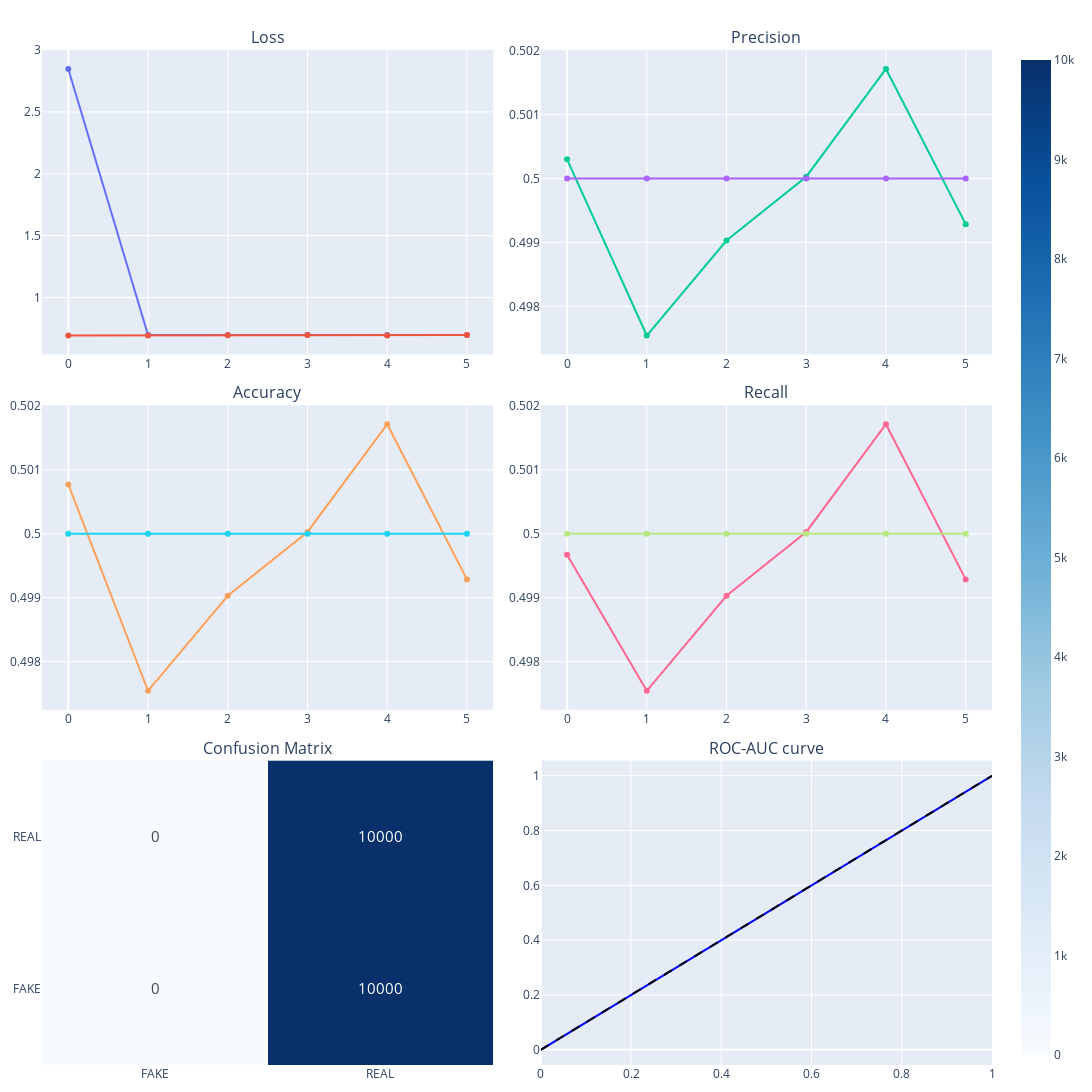

The notebook cell this image was saved under:
### Markdown cell above
## Evaludation plots+

### Code cell
print(f"Test loss: {test_loss:.4f}")
print(f"Test accuracy: {test_acc:.4f}")
print(f"Test precision: {test_prec:.4f}")
print(f"Test recall: {test_recall:.4f}")
print()
print('Classification report:')
print(report)   # Test I think

# Plots
fig = make_subplots(
    rows=3, cols=2, 
    subplot_titles=("Loss", "Precision", 
                    "Accuracy", 'Recall',
                    'Confusion Matrix', 'ROC-AUC curve'), 
    # column_widths=[0.4, 0.3, 0.3],  # Adjust column widths to balance space
    horizontal_spacing=0.05, 
    vertical_spacing=0.05  
)

fig.add_trace(fig_metrics['data'][0], row=1, col=1)
fig.add_trace(fig_metrics['data'][1], row=1, col=1)
fig.add_trace(fig_metrics['data'][2], row=1, col=2)
fig.add_trace(fig_metrics['data'][3], row=1, col=2)
fig.add_trace(fig_metrics['data'][4], row=2, col=1)
fig.add_trace(fig_metrics['data'][5], row=2, col=1)
fig.add_trace(fig_metrics['data'][6], row=2, col=2)
fig.add_trace(fig_metrics['data'][7], row=2, col=2)
fig.add_trace(fig_confMatrix['data'][0], row=3, col=1)
fig.add_trace(fig_rocauc['data'][0], row=3, col=2)
fig.add_trace(fig_rocauc['data'][1], row=3, col=2)

fig.update_layout(
    height=400*3, 
    width=1400, 
    # title_text="CNN Model Evaluation: Metrics, Confusion Matrix, and ROC AUC",
    showlegend=False, 
    margin=dict(l=10, r=10, t=50, b=10),  
)

fig.show()

### Figure 1 — Plotly figure (JSON) as saved in the notebook; plotly's stock layout.template omitted (floating-point values rounded to 4 significant figures)
{"data": [{"mode": "lines+markers", "name": "Training Loss", "type": "scatter", "x": [0, 1, 2, 3, 4, 5], "xaxis": "x", "y": [2.847, 0.6969, 0.697, 0.6971, 0.6971, 0.6973], "yaxis": "y"}, {"mode": "lines+markers", "name": "Validation Loss", "type": "scatter", "x": [0, 1, 2, 3, 4, 5], "xaxis": "x", "y": [0.6932, 0.694, 0.6957, 0.6976, 0.6932, 0.6984], "yaxis": "y"}, {"mode": "lines+markers", "name": "Training precision", "type": "scatter", "x": [0, 1, 2, 3, 4, 5], "xaxis": "x2", "y": [0.5003, 0.4975, 0.499, 0.5, 0.5017, 0.4993], "yaxis": "y2"}, {"mode": "lines+markers", "name": "Validation precision", "type": "scatter", "x": [0, 1, 2, 3, 4, 5], "xaxis": "x2", "y": [0.5, 0.5, 0.5, 0.5, 0.5, 0.5], "yaxis": "y2"}, {"mode": "lines+markers", "name": "Training accuracy", "type": "scatter", "x": [0, 1, 2, 3, 4, 5], "xaxis": "x3", "y": [0.5008, 0.4975, 0.499, 0.5, 0.5017, 0.4993], "yaxis": "y3"}, {"mode": "lines+markers", "name": "Validation accuracy", "type": "scatter", "x": [0, 1, 2, 3, 4, 5], "xaxis": "x3", "y": [0.5, 0.5, 0.5, 0.5, 0.5, 0.5], "yaxis": "y3"}, {"mode": "lines+markers", "name": "Training recall", "type": "scatter", "x": [0, 1, 2, 3, 4, 5], "xaxis": "x4", "y": [0.4997, 0.4975, 0.499, 0.5, 0.5017, 0.4993], "yaxis": "y4"}, {"mode": "lines+markers", "name": "Validation recall", "type": "scatter", "x": [0, 1, 2, 3, 4, 5], "xaxis": "x4", "y": [0.5, 0.5, 0.5, 0.5, 0.5, 0.5], "yaxis": "y4"}, {"colorscale": [[0, "rgb(247,251,255)"], [0.125, "rgb(222,235,247)"], [0.25, "rgb(198,219,239)"], [0.375, "rgb(158,202,225)"], [0.5, "rgb(107,174,214)"], [0.625, "rgb(66,146,198)"], [0.75, "rgb(33,113,181)"], [0.875, "rgb(8,81,156)"], [1, "rgb(8,48,107)"]], "hoverongaps": false, "showscale": true, "text": [[0, 10000], [0, 10000]], "textfont": {"size": 15}, "texttemplate": "%{text}", "type": "heatmap", "x": ["FAKE", "REAL"], "xaxis": "x5", "y": ["FAKE", "REAL"], "yaxis": "y5", "z": [[0, 10000], [0, 10000]]}, {"line": {"color": "blue", "width": 2}, "mode": "lines", "name": "ROC curve (AUC = 0.50)", "type": "scatter", "x": [0, 1], "xaxis": "x6", "y": [0, 1], "yaxis": "y6"}, {"hoverinfo": "skip", "line": {"color": "black", "dash": "dash"}, "mode": "lines", "showlegend": false, "type": "scatter", "x": [0, 1], "xaxis": "x6", "y": [0, 1], "yaxis": "y6"}], "layout": {"annotations": [{"font": {"size": 16}, "showarrow": false, "text": "Loss", "x": 0.2375, "xanchor": "center", "xref": "paper", "y": 1, "yanchor": "bottom", "yref": "paper"}, {"font": {"size": 16}, "showarrow": false, "text": "Precision", "x": 0.7625, "xanchor": "center", "xref": "paper", "y": 1, "yanchor": "bottom", "yref": "paper"}, {"font": {"size": 16}, "showarrow": false, "text": "Accuracy", "x": 0.2375, "xanchor": "center", "xref": "paper", "y": 0.65, "yanchor": "bottom", "yref": "paper"}, {"font": {"size": 16}, "showarrow": false, "text": "Recall", "x": 0.7625, "xanchor": "center", "xref": "paper", "y": 0.65, "yanchor": "bottom", "yref": "paper"}, {"font": {"size": 16}, "showarrow": false, "text": "Confusion Matrix", "x": 0.2375, "xanchor": "center", "xref": "paper", "y": 0.3, "yanchor": "bottom", "yref": "paper"}, {"font": {"size": 16}, "showarrow": false, "text": "ROC-AUC curve", "x": 0.7625, "xanchor": "center", "xref": "paper", "y": 0.3, "yanchor": "bottom", "yref": "paper"}], "height": 1200, "margin": {"b": 10, "l": 10, "r": 10, "t": 50}, "showlegend": false, "width": 1400, "xaxis": {"anchor": "y", "domain": [0, 0.475]}, "xaxis2": {"anchor": "y2", "domain": [0.525, 1]}, "xaxis3": {"anchor": "y3", "domain": [0, 0.475]}, "xaxis4": {"anchor": "y4", "domain": [0.525, 1]}, "xaxis5": {"anchor": "y5", "domain": [0, 0.475]}, "xaxis6": {"anchor": "y6", "domain": [0.525, 1]}, "yaxis": {"anchor": "x", "domain": [0.7, 1]}, "yaxis2": {"anchor": "x2", "domain": [0.7, 1]}, "yaxis3": {"anchor": "x3", "domain": [0.35, 0.65]}, "yaxis4": {"anchor": "x4", "domain": [0.35, 0.65]}, "yaxis5": {"anchor": "x5", "domain": [0, 0.3]}, "yaxis6": {"anchor": "x6", "domain": [0, 0.3]}}}
